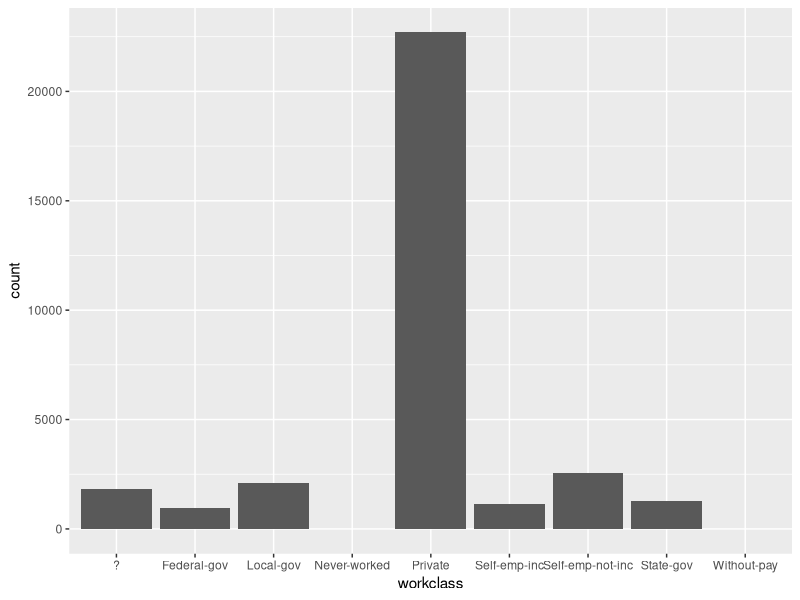
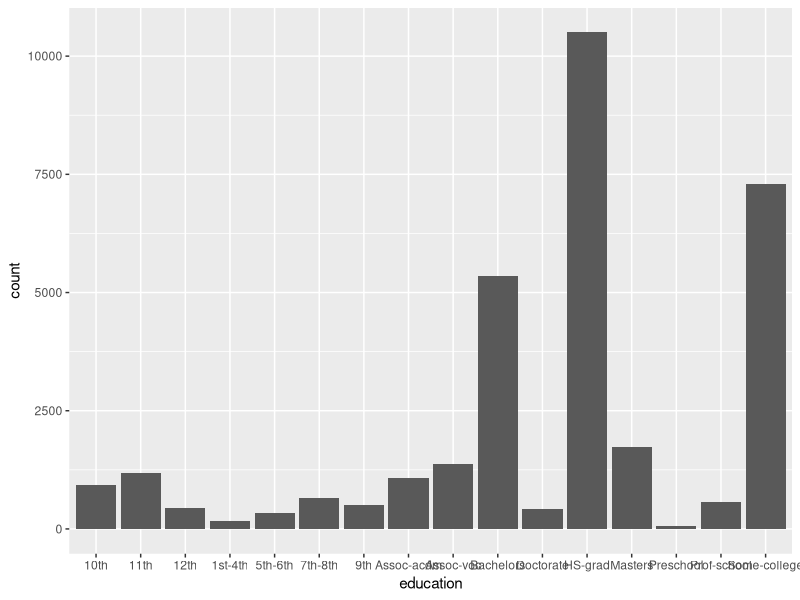
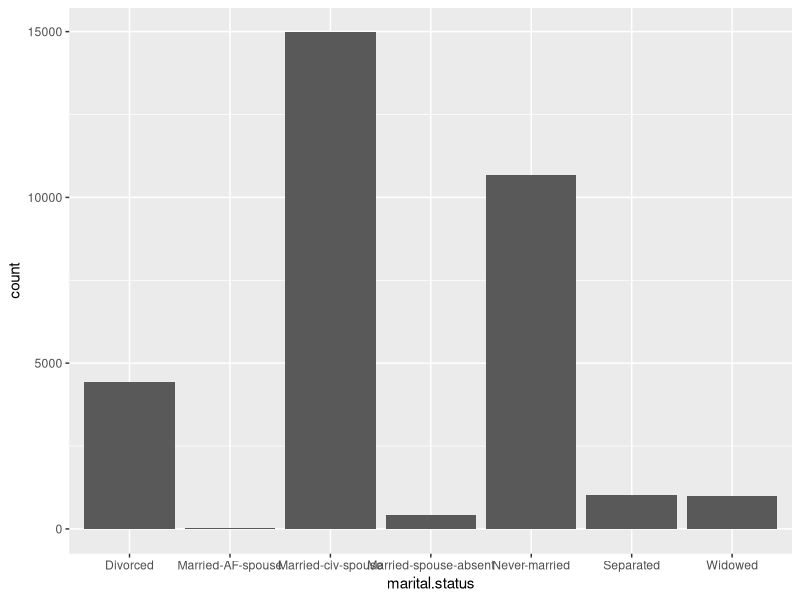
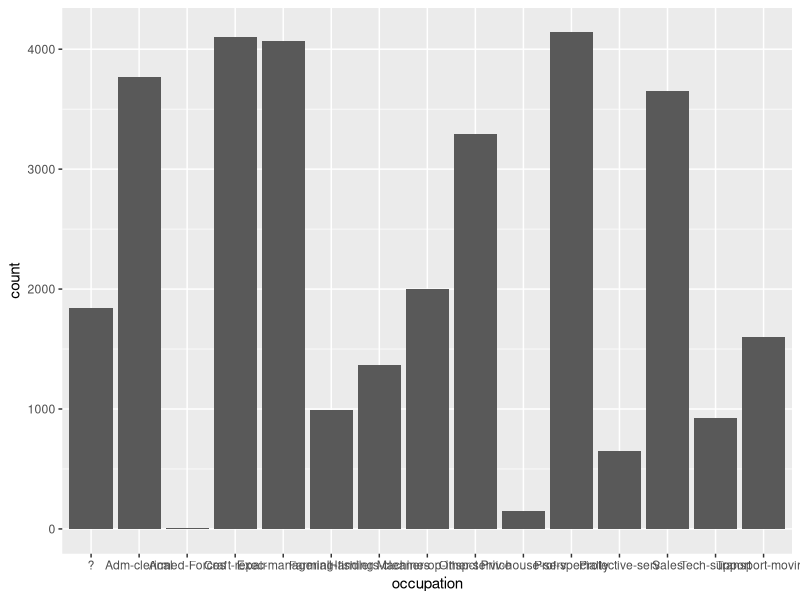
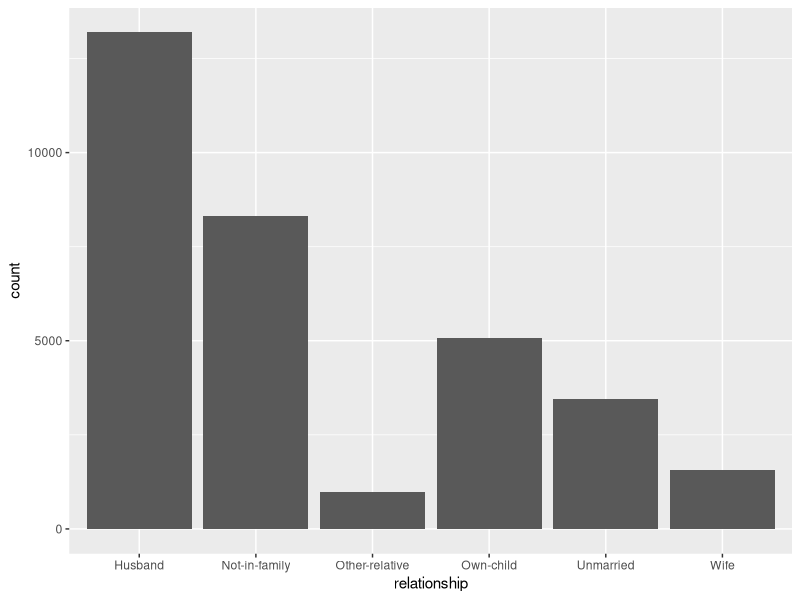
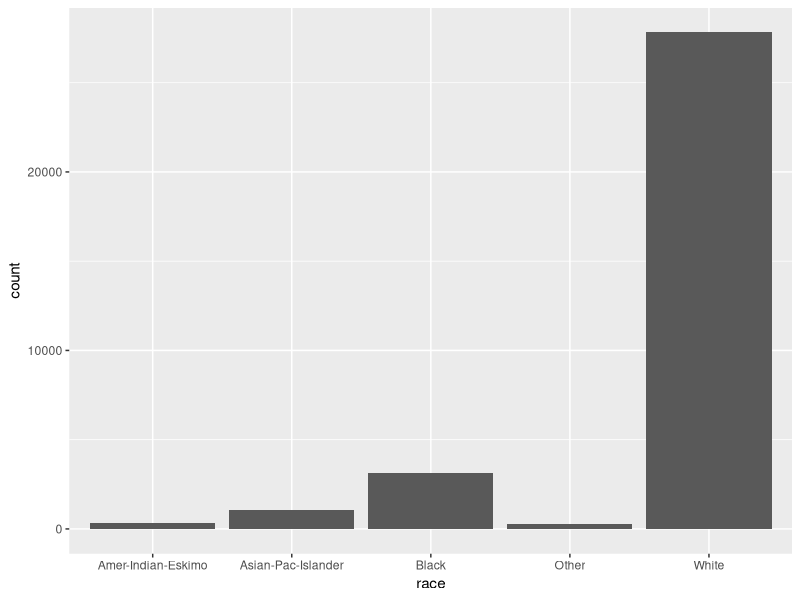
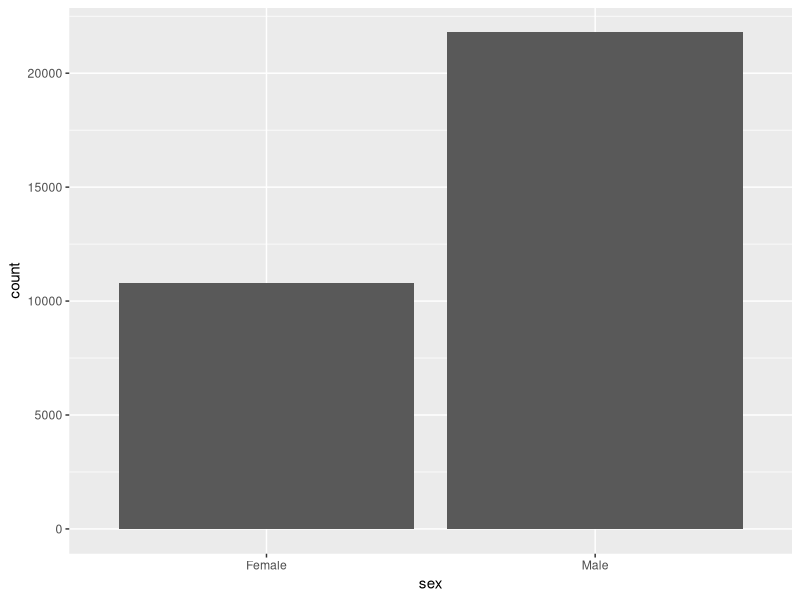
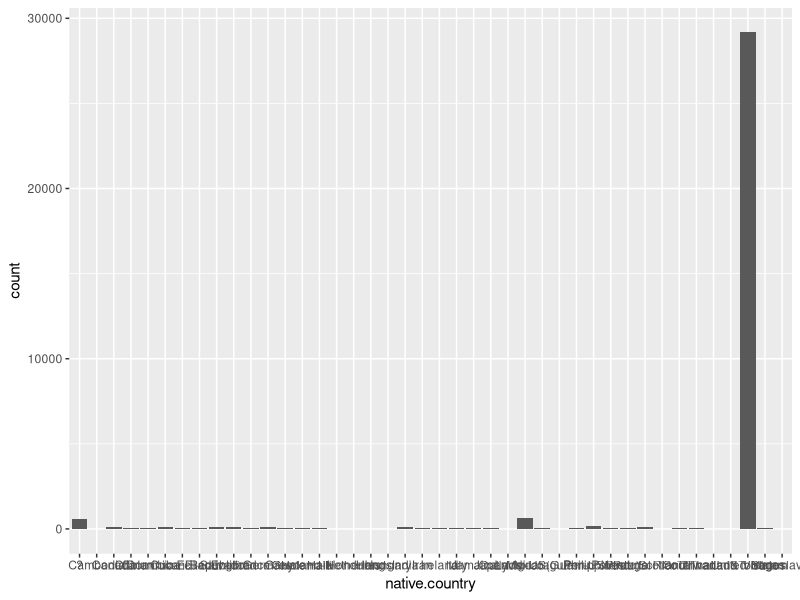

R code for these plots, in order: (Note: a time limit stopped this script after it produced the figures.)
## ---- chunk 1
knitr::opts_chunk$set(message = FALSE)
## ---- chunk 2
numeric_impute <- function(d) {
  for (i in 1:ncol(d)) {
    if (is.numeric(d[[i]])) {
      d[[i]][is.na(d[[i]])] <- mean(d[[i]], na.rm = TRUE)
    }
  }
  return(d)
}
## ---- chunk 3
#Test numeric_impute function.
library(tidyverse)
df  <- read_csv('adult_census.csv')

colSums(is.na(df))
## ---- chunk 4
df1 <- numeric_impute(df)
colSums(is.na(df1))
## ---- chunk 5
impute_na <- function(d) {
  for (i in 1:ncol(d)) {
    if (is.numeric(d[[i]])) {
      d[[i]][is.na(d[[i]])] <- mean(d[[i]], na.rm = TRUE)
    } else if (any(!is.na(d[[i]]))) {
      levels <- unique(d[[i]])
      mode_val <- levels[which.max(tabulate(match(d[[i]], levels)))]
      d[[i]][is.na(d[[i]])] <- mode_val
    }
  }
  return(d)
}
## ---- chunk 6
#Test impute_na function.
library(tidyverse)
df  <- read_csv('adult_census.csv')

colSums(is.na(df))
## ---- chunk 7
dfNew <- impute_na(df)
colSums(is.na(dfNew))
## ---- chunk 8
bar_plot <- function(d) {
  library(ggplot2)
  for (i in 1:ncol(d)) {
    if (!is.numeric(d[[i]])) {
      print(ggplot(d, aes_string(x = names(d)[i])) +
            geom_bar() +
            labs(x = names(d)[i]))
    }
  }
}
## ---- chunk 9
#Test bar_plot function.
library(tidyverse)
df <- read_csv('adult_census.csv')

bar_plot(df)
## ---- chunk 10
#Test bar_plot function.
library(tidyverse)
df <- read_csv('adult_census.csv')

bar_plot(df)
## ---- chunk 11
bar_plots_filled <- function(d) {
  library(ggplot2)
  non_numeric_vars <- sapply(d, function(x) !is.numeric(x))
  non_numeric_cols <- names(d)[non_numeric_vars]
  
  for (col1 in non_numeric_cols) {
    for (col2 in non_numeric_cols) {
      if (col1 != col2) {
        plot_data <- d %>%
          group_by(!!sym(col1), !!sym(col2)) %>%
          summarise(count = n())
        
        print(ggplot(plot_data, aes(x = !!sym(col1), y = count, fill = !!sym(col2))) +
                geom_bar(position = "dodge", stat = "identity") +
                labs(x = col1, y = "Count", fill = col2) +
                theme_minimal())
      }
    }
  }
}

## ---- chunk 12
#Test the bar_plots_filled function

df <- read_csv('adult_census.csv')

bar_plots_filled(df)
## ---- chunk 13
library(ggplot2)
library(dplyr)

bar_plots_filled <- function(d) {
  library(ggplot2)
  non_numeric_vars <- sapply(d, function(x) !is.numeric(x))
  non_numeric_cols <- names(d)[non_numeric_vars]
  
  for (col1 in non_numeric_cols) {
    for (col2 in non_numeric_cols) {
      if (col1 != col2) {
        plot_data <- d %>%
          group_by(!!sym(col1), !!sym(col2)) %>%
          summarise(count = n())
        
        print(ggplot(plot_data, aes(x = !!sym(col1), y = count, fill = !!sym(col2))) +
                geom_bar(position = "dodge", stat = "identity") +
                labs(x = col1, y = "Count", fill = col2) +
                theme_minimal())
      }
    }
  }
}


# Example usage:
# bar_plots_filled(your_data_frame)


# Example usage:
# bar_plots_filled(your_data_frame)


#Density Plots
density_plots <- function(d) {
  numeric_vars <- sapply(d, is.numeric)
  numeric_cols <- names(d)[numeric_vars]
  non_numeric_vars <- sapply(d, function(x) !is.numeric(x))
  non_numeric_cols <- names(d)[non_numeric_vars]
  
  for (num_col in numeric_cols) {
    for (non_num_col in non_numeric_cols) {
      print(ggplot(d, aes(x = !!sym(num_col), fill = !!sym(non_num_col))) +
              geom_density(alpha = 0.5) +
              labs(x = num_col, fill = non_num_col) +
              theme_minimal())
    }
  }
}

#Scatterplots
scatter_plots <- function(d) {
  numeric_vars <- sapply(d, is.numeric)
  numeric_cols <- names(d)[numeric_vars]
  non_numeric_vars <- sapply(d, function(x) !is.numeric(x))
  non_numeric_cols <- names(d)[non_numeric_vars]
  
  for (num_col1 in numeric_cols) {
    for (num_col2 in numeric_cols) {
      if (num_col1 != num_col2) {
        print(ggplot(d, aes(x = !!sym(num_col1), y = !!sym(num_col2))) +
                geom_point() +
                labs(x = num_col1, y = num_col2) +
                theme_minimal())
      }
    }
  }
}

#Function quick_plot
quick_plot <- function(d) {
  bar_plots_filled(d)
  density_plots(d)
  scatter_plots(d)
}
## ---- chunk 14
#Test quick_plot function

df <- read_csv('adult_census.csv')

suppressWarnings(quick_plot(df))
